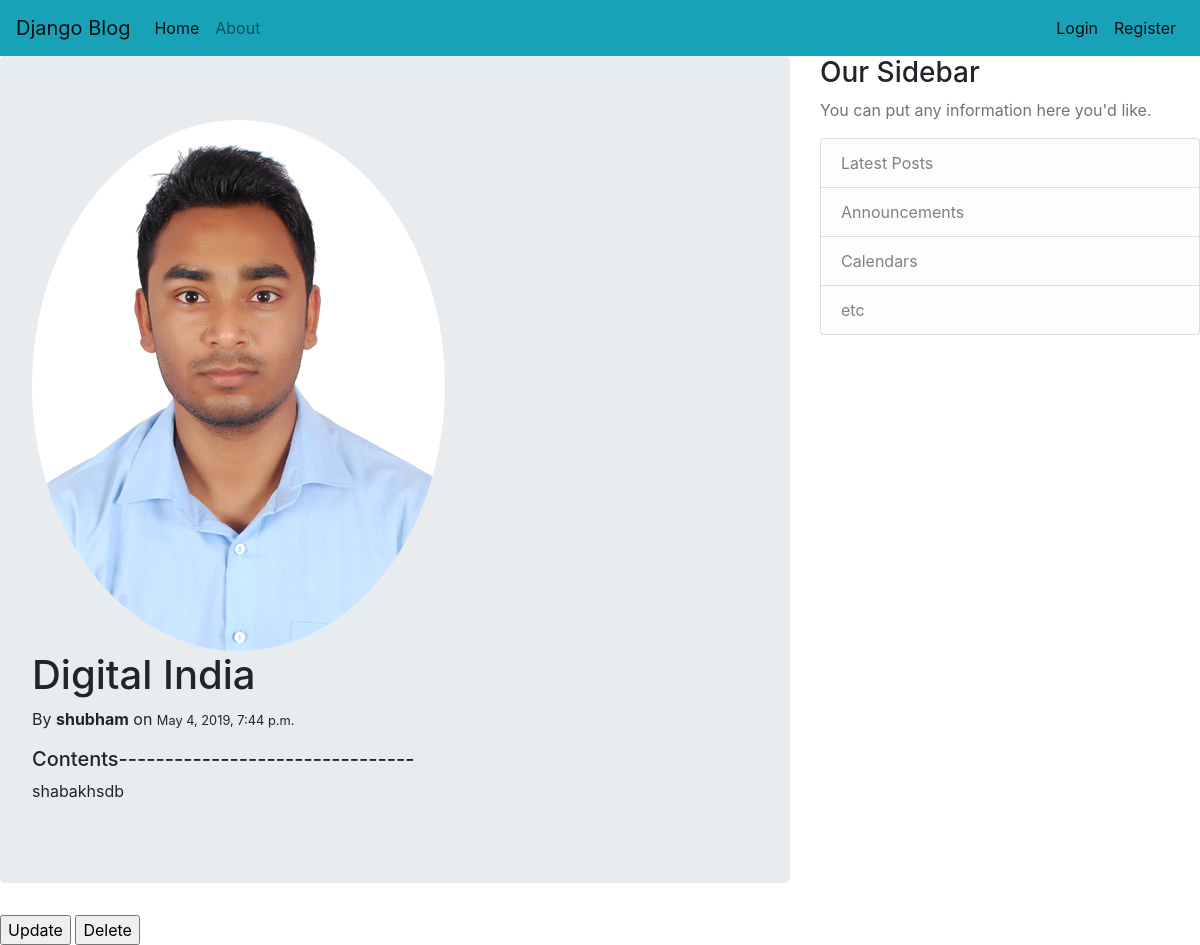
Screenshot of /post/9/ with the database file from the repository.
### blog/models.py (models this page shows, shortened)
class Post(models.Model):
    title = models.CharField(max_length=100)
    content = models.TextField()
    date_posted = models.DateTimeField(default=timezone.now)
    author = models.ForeignKey(User, on_delete=models.CASCADE)

### users/models.py (models this page shows, shortened)
class Profile(models.Model):
    user = models.OneToOneField(User, on_delete=models.CASCADE)
    image = models.ImageField(default = 'default.jpg', upload_to = 'profile_pics')

### blog/views.py (the view)
# urls.py: url('post/(?P<pk>[0-9]+)/', PostDetailView.as_view(), name = 'post-detail'), #url for specific post
class PostDetailView(DetailView):
    model = Post
    template_name = 'blog/post_detail.html'
    def get_context_data(self, **kwargs):
        context = super(PostDetailView, self).get_context_data(**kwargs)
        context['post'] = Post.objects.all()
        return context

### blog/templates/blog/post_detail.html
{% extends "blog/base.html" %}
{% block content %}
<div class="jumbotron">
  <img class="rounded-circle article-img" src="{{ object.author.profile.image.url }}" >
  <h1>{{ object.title }}</h1>
  <p>By <strong>{{ object.author }}</strong> on <small>{{object.date_posted}}</small></p>
  <h5>Contents--------------------------------</h5>
  <p>{{ object.content }}</p>
  </div>
  <a href=""><input type="submit" name="" value="Update"> </a>
  <a href=""> <input type="submit" name="" value="Delete"></a>
{% endblock content %}

### rows the page displays
Post: author.profile.image (picture), title "Digital India", author "shubham", date_posted "May 4, 2019, 7:44 p.m.", content "shabakhsdb"
